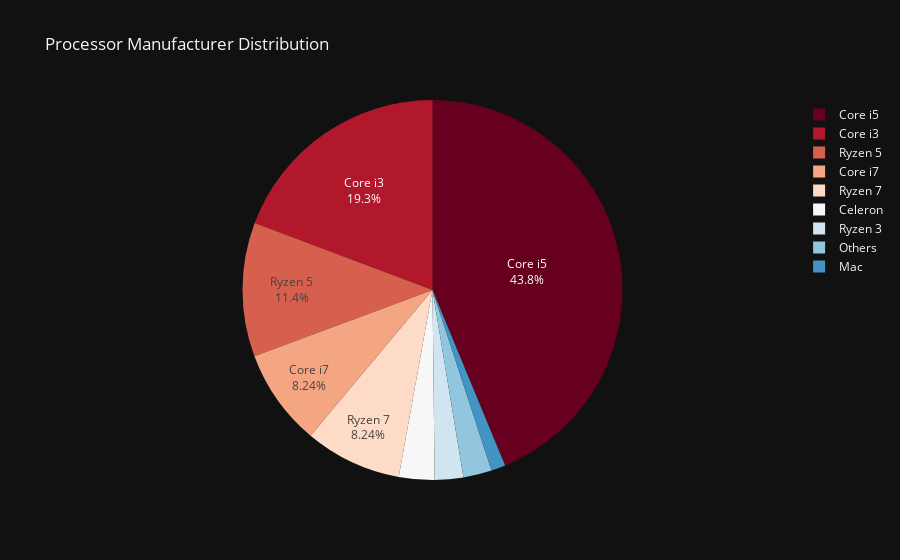

The code cell stored with this chart in its notebook:
### Markdown cell above
## PROCESSOR MANUFACTURER

### Code cell
# Calculate the count of each unique value in the 'Processor Manufacturer' column.
data_processor_manufacturer = data['Processor'].value_counts()

# Create a pie chart using Plotly Express (px) to visualize the distribution of processor manufacturers.
# Customize the values, names, title, colors, and template of the pie chart.
fig = px.pie(values=data_processor_manufacturer,                # Provide the values for each slice of the pie.
             names=data_processor_manufacturer.index,           # Provide the names for each slice.
             title='Processor Manufacturer Distribution',       # Set the title of the pie chart.
             color_discrete_sequence=px.colors.sequential.RdBu, # Define the color sequence for slices.
             template='plotly_dark'                             # Use a dark template for the plot.
            )

# Update the text information displayed on each slice to include the label and percentage.
fig.update_traces(textinfo='label+percent')

# Update the position of the text labels to be inside each slice for better readability.
fig.update_traces(textposition='inside')

# Set a uniform minimum font size for text labels on the plot and hide text that does not fit within the slices.
fig.update_layout(uniformtext_minsize=12, uniformtext_mode='hide')

# Display the pie chart.
fig.show()

### Figure 1 — Plotly figure (JSON) as saved in the notebook; plotly's stock layout.template omitted (floating-point values rounded to 4 significant figures)
{"data": [{"domain": {"x": [0, 1], "y": [0, 1]}, "hovertemplate": "label=%{label}<br>value=%{value}<extra></extra>", "labels": ["Core i5", "Core i3", "Ryzen 5", "Core i7", "Ryzen 7", "Celeron", "Ryzen 3", "Others", "Mac"], "legendgroup": "", "name": "", "showlegend": true, "textinfo": "label+percent", "textposition": "inside", "type": "pie", "values": [361, 159, 94, 68, 68, 25, 20, 20, 10]}], "layout": {"autosize": true, "legend": {"tracegroupgap": 0}, "piecolorway": ["rgb(103,0,31)", "rgb(178,24,43)", "rgb(214,96,77)", "rgb(244,165,130)", "rgb(253,219,199)", "rgb(247,247,247)", "rgb(209,229,240)", "rgb(146,197,222)", "rgb(67,147,195)", "rgb(33,102,172)", "rgb(5,48,97)"], "title": {"text": "Processor Manufacturer Distribution"}, "uniformtext": {"minsize": 12, "mode": "hide"}}}
